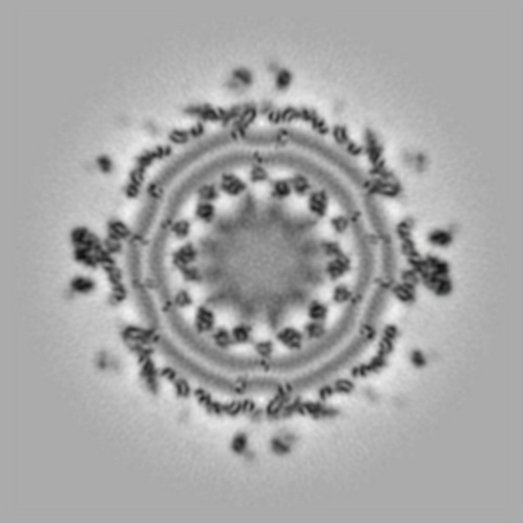
#> input picture Chapter_7-Fourier Transform-Modified-Kevin/Figures/fft1.png, 523 x 523 px, shrunk from 720 x 720 before the run, found by its file name
$ jupyter execute Chapter-7.ipynb   (older library calls are emulated)
#> lines starting #> are read from the running program, lines starting #| are printed output that depends on the picture; after the words box and inside, x2 and y2 are one past the last pixel; in counts of white or black regions, pixels touching at a corner belong together
# Chapter 7 Fourier Transform

## 7.3 Two-Dimensional Fourier Transform

### 7.3.1 Fast Fourier Transform using Python

[cell 1]
import cv2
import scipy.fftpack as fftim
import matplotlib.pyplot as plt
import numpy as np

from PIL import Image
# Opening the image and converting it to grayscale.
b = Image.open('../Figures/fft1.png').convert('L')
imgplot = plt.title('Input FFT')
imgplot = plt.imshow(b,cmap='gray')

[cell 2]
# Performing FFT.
c = abs(fftim.fft2(b))
# Shifting the Fourier frequency image.
d = fftim.fftshift(c)
# Converting the d to floating type and saving it
# as fft1_output.raw in Figures folder.
d.astype('float').tofile('../Figures/fft1_output.raw')

plt.title('Output FFT')
plt.savefig('../Figures/fft1_output.raw')
plt.show()

## 7.5 Filtering in the Frequency Domain

### 7.5.1 Ideal Lowpass Filter

[cell 3]
import cv2
import numpy, math
import matplotlib.pyplot as plt
import scipy.fftpack as fftim
from PIL import Image
#Opening the image and converting it to grayscale.
b = Image.open('../Figures/fft1.png').convert('L')
imgplot = plt.title('Input FFT')
imgplot = plt.imshow(b,cmap='gray')

[cell 4]
#Performing FFT.
c = fftim.fft2(b)
#Shifting the Fourier frequency image.
d = fftim.fftshift(c)
# Intializing variables for convolution function.
M = d.shape[0]
#> M = 523
N = d.shape[1]
#> N = 523
# H is defined and
# values in H are initialized to 1.
H = numpy.ones((M,N))
center1 = M/2
#> center1 = 261.5
center2 = N/2
#> center2 = 261.5
d_0 = 30.0 # cut-off radius

# Defining the convolution function for ILPF.
for i in range(1,M):
    for j in range(1,N):
        r1 = (i-center1)**2+(j-center2)**2
        # Euclidean distance from
        # origin is computed.
        r = math.sqrt(r1)
        # Using cut-off radius to eliminate
        # high frequency.
        if r > d_0:
            H[i,j] = 0.0
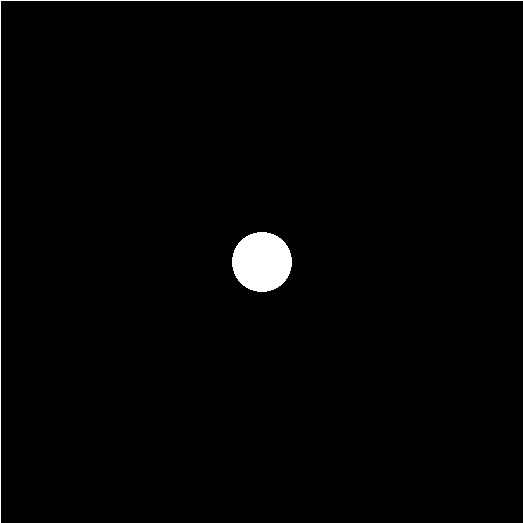
#> H: shape (523, 523) float64; values 0 (black) and 1 (white), 1.4% white; 2 white regions, box (x1, y1, x2, y2) and area: (232, 232, 292, 292) 2828, (0, 0, 523, 523) 1045
# Converting H to an image.
H = Image.fromarray(H)
# Performing the convolution.
con = d * H
# Computing the magnitude of the inverse FFT.
e = abs(fftim.ifft2(con))
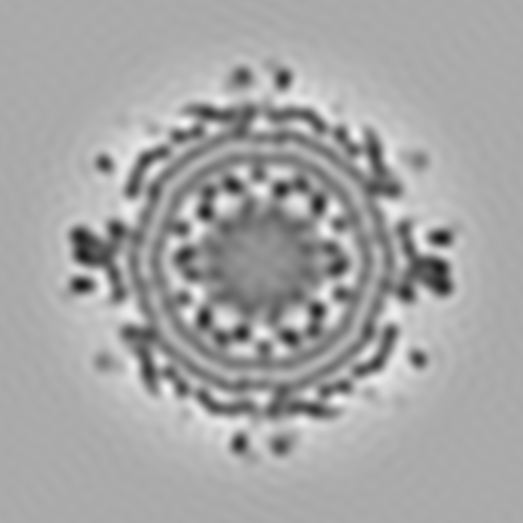
#> e: shape (523, 523) float64; min 23.7, max 244.7, mean 165.8


imgplot = plt.title('Output of ILPF')
imgplot = plt.imshow(b,cmap='gray')

### 7.5.2 Butterworth Lowpass Filter

[cell 5]
import numpy, math
import scipy.fftpack as fftim
from PIL import Image
import cv2
# Opening the image and converting it to grayscale.
b = Image.open('../Figures/fft1.png').convert('L')

imgplot = plt.title('Input')
imgplot = plt.imshow(b,cmap='gray')

[cell 6]
# Performing FFT.
c = fftim.fft2(b)
# Shifting the Fourier frequency image.
d = fftim.fftshift(c)
# Intializing variables for convolution function.
M = d.shape[0]
N = d.shape[1]
# H is defined and
# values in H are initialized to 1.
H = numpy.ones((M,N))
center1 = M/2
center2 = N/2
d_0 = 50.0 # cut-off radius
t1 = 1 # the order of BLPF
t2 = 2*t1
# Defining the convolution function for BLPF.
for i in range(1,M):
    for j in range(1,N):
        r1 = (i-center1)**2+(j-center2)**2
        # Euclidean distance from
        # origin is computed.
        r = math.sqrt(r1)
        # Using cut-off radius to
        # eliminate high frequency.
        if r > d_0:
            H[i,j] = 1/(1 + (r/d_0)**t1)
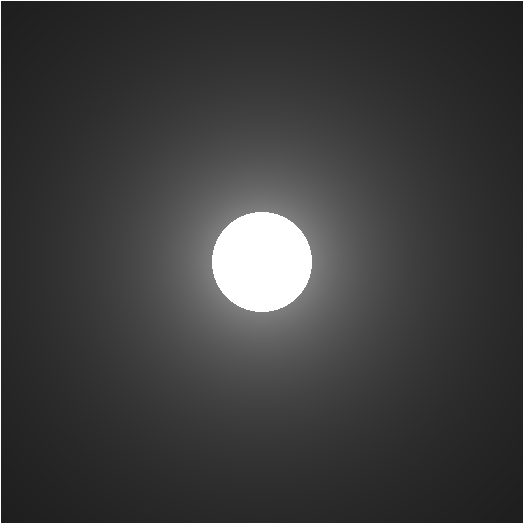
#> H: shape (523, 523) float64; min 0.12, max 1, mean 0.241

# Converting H to an image
H = Image.fromarray(H)
#> H: PIL image 523x523 F
# Performing the convolution.
con = d * H
# Computing the magnitude of the inverse FFT.
e = abs(fftim.ifft2(con))
# Show
imgplot = plt.title('Output BLPF')
imgplot = plt.imshow(e,cmap='gray')

### 7.5.3 Gaussian Lowpass Filter

[cell 7]
import numpy, math
import cv2
import scipy.fftpack as fftim
from PIL import Image
#Opening the image and converting it to grayscale.
b= Image.open('../Figures/fft1.png').convert('L')
# Show
imgplot = plt.title('Input')
imgplot = plt.imshow(b,cmap='gray')

[cell 8]
#Performing FFT.
c= fftim.fft2(b)
#Shifting the Fourier frequency image.
d= fftim.fftshift(c)
#Intializing variables for convolution function.
M= d.shape[0]
N = d.shape[1]
# H is defined and
# values in H are initialized to 1.
H = numpy.ones((M,N))
center1 = M/2
center2 = N/2
d_0 = 30.0 # cut-off radius
t1 = 2*d_0
# Defining the convolution function for GLPF
for i in range(1,M):
    for j in range(1,N):
        r1 = (i-center1)**2+(j-center2)**2
        # euclidean distance from
        # origin is computed
        r = math.sqrt(r1)
        # using cut-off radius to
        # eliminate high frequency
        if r > d_0:
            H[i,j] = math.exp(-r**2/t1**2)
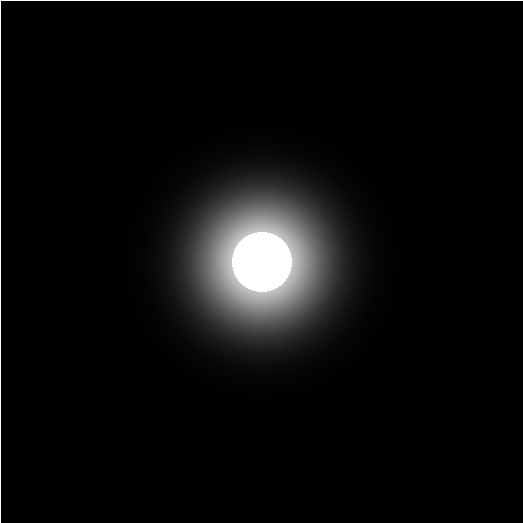
#> H: shape (523, 523) float64; min 4.24e-17, max 1, mean 0.0464
# Converting H to an image.
H = Image.fromarray(H)
#> H: PIL image 523x523 F
# Performing the convolution.
con = d * H
# Computing the magnitude of the inverse FFT.
e = abs(fftim.ifft2(con))
# Show
imgplot = plt.title('Output of GLPF')
imgplot = plt.imshow(e,cmap='gray')

[cell 9]
import cv2
import numpy, math
import scipy.fftpack as fftim
from PIL import Image
# Opening the image and converting it to grayscale.
a = Image.open('../Figures/endothelium.png').convert('LA')
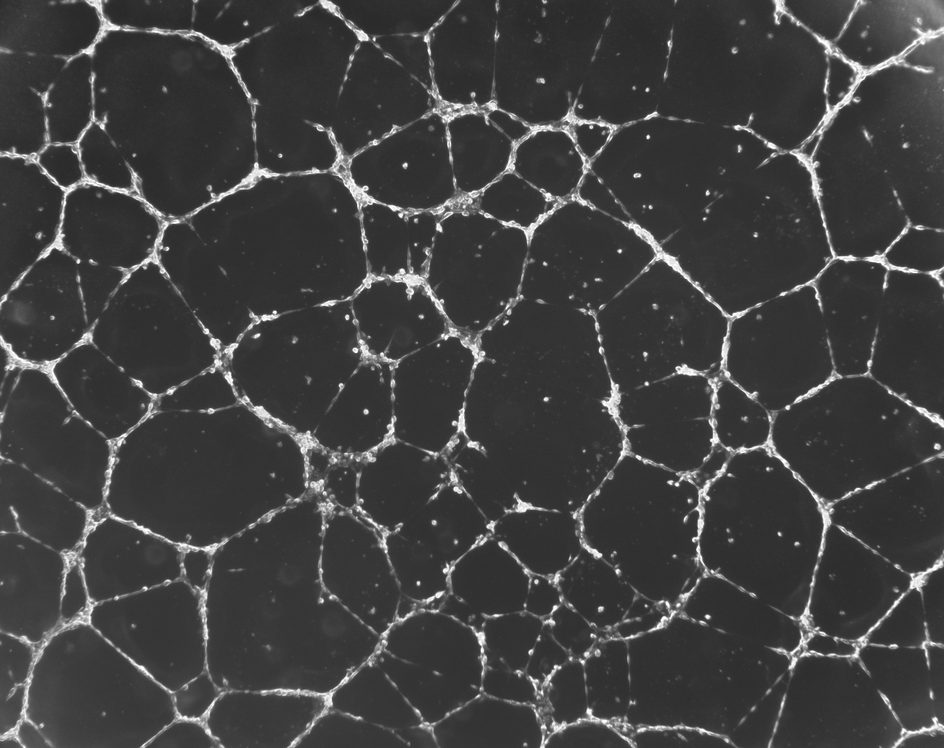
#> input picture Chapter-7 Fourier Transform/Figures/endothelium.png, 944 x 748 px, shrunk from 1300 x 1030 before the run
#> a is the input picture: PIL image 944x748 LA; mean R, G, B, A 65, 65, 65, 255
imgplot = plt.title('Input')
imgplot = plt.imshow(a)

### 7.5.4 Ideal Highpass Filter

[cell 10]
import cv2
import numpy, math
import scipy.fftpack as fftim
from PIL import Image
# Opening the image and converting it to grayscale
a = Image.open('../Figures/endothelium.png').convert('L')
#> a: PIL image 944x748 L
# Performing FFT.
b = fftim.fft2(a)
# shifting the Fourier frequency image
c = fftim.fftshift(b)
# intializing variables for convolution function
M = c.shape[0]
#> M = 748
N = c.shape[1]
#> N = 944
# H is defined and
# values in H are initialized to 1.
H = numpy.ones((M,N))
center1 = M/2
#> center1 = 374
center2 = N/2
#> center2 = 472
d_0 = 25.0 # cut-off radius
# Defining the convolution function for IHPF.
for i in range(1,M):
    for j in range(1,N):
        r1 = (i-center1)**2+(j-center2)**2
        # Euclidean distance from
        # origin is computed.
        r = math.sqrt(r1)
        # Using cut-off radius to
        # eliminate low frequency.
        if 0 < r < d_0:
            H[i,j] = 0.0
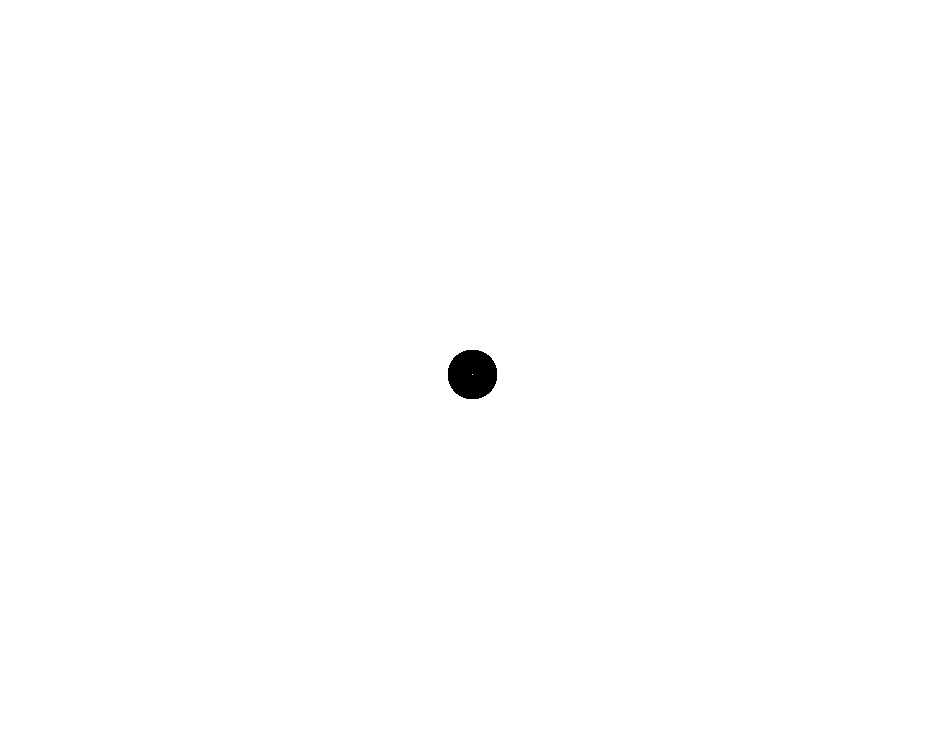
#> H: shape (748, 944) float64; values 0 (black) and 1 (white), 99.7% white; 1 black region, box (x1, y1, x2, y2) and area: (448, 350, 497, 399) 1940
# Performing the convolution.
con = c * H
# Computing the magnitude of the inverse FFT.
d = abs(fftim.ifft2(con))
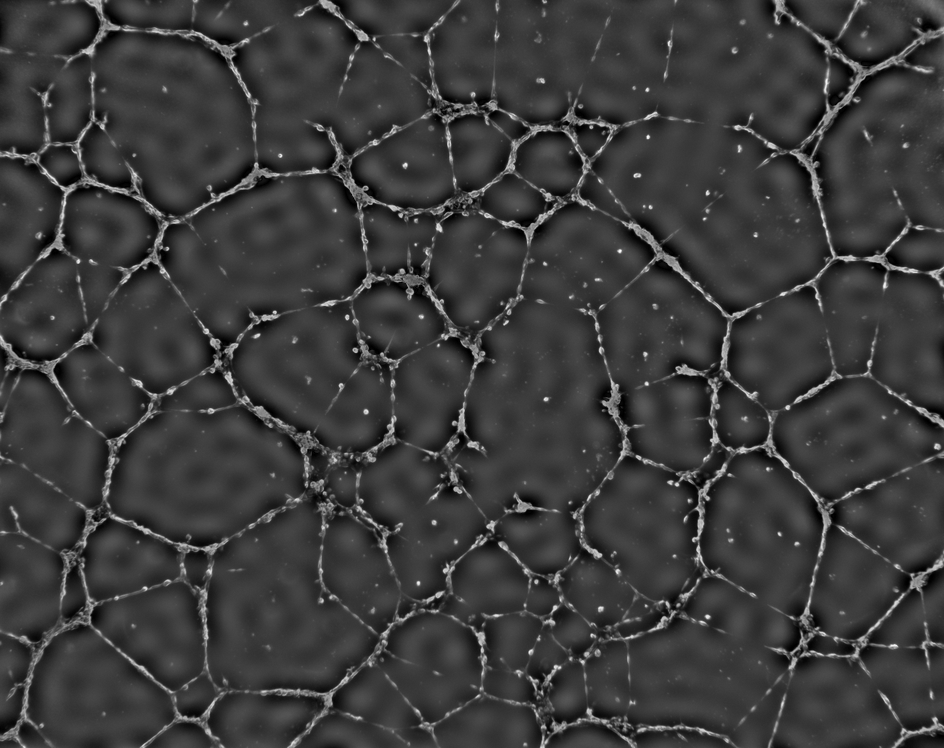
#> d: shape (748, 944) float64; min 0.000389, max 276.8, mean 65; drawn with min black and max white
imgplot = plt.title('IHF')
imgplot = plt.imshow(d,cmap='gray')

### 7.5.5 Butterworth Highpass Filter

[cell 11]
import cv2
import numpy, math
import scipy.misc
import scipy.fftpack as fftim
from PIL import Image
# Opening the image.
a = cv2.imread('../Figures/endothelium.png')
#> a: shape (748, 944, 3); min 40, max 255, mean 65
# Converting the image to grayscale.
b = cv2.cvtColor(a, cv2.COLOR_BGR2GRAY)
# Performing FFT.
c = fftim.fft2(b)
# Shifting the Fourier frequency image.
d = fftim.fftshift(c)
# Intializing variables for convolution function.
M = d.shape[0]
N = d.shape[1]
# H is defined and
# values in H are initialized to 1.
H = numpy.ones((M,N))
center1 = M/2
center2 = N/2
d_0 = 30.0 # cut-off radius
t1 = 1 # the order of BHPF
t2 = 2*t1
# Defining the convolution function for BHPF.
for i in range(1,M):
    for j in range(1,N):
        r1 = (i-center1)**2+(j-center2)**2
        # Euclidean distance from
        # origin is computed.
        r = math.sqrt(r1)
        # Using cut-off radius to
        # eliminate low frequency.
        if 0 < r < d_0:
            H[i,j] = 1/(1 + (r/d_0)**t2)
# Converting H to an image.
H = Image.fromarray(H)
#> H: PIL image 944x748 F
# performing the convolution
con = d * H
# computing the magnitude of the inverse FFT
e = abs(fftim.ifft2(con))
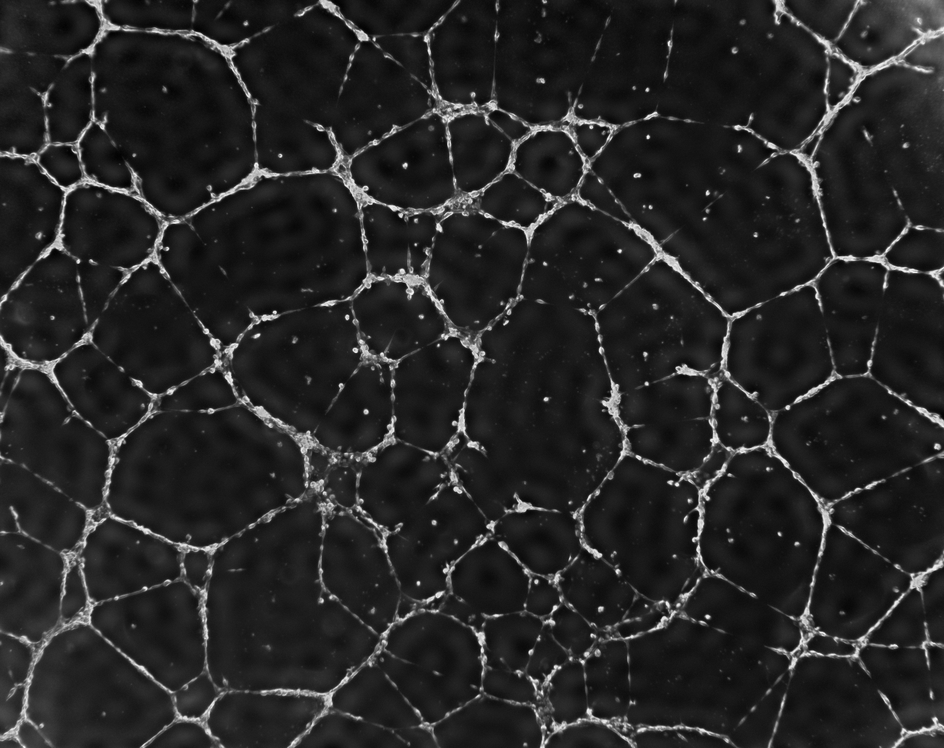
#> e: shape (748, 944) float64; min 29.71, max 261.7, mean 65; drawn with min black and max white
imgplot = plt.title('input')
imgplot = plt.imshow(a,cmap='gray')

[cell 12]
imgplot = plt.title('GHF')
imgplot = plt.imshow(e,cmap='gray')

### 7.5.6 Gaussian Highpass Filter

[cell 13]
import cv2
import numpy, math
import scipy.fftpack as fftim
from PIL import Image

# Opening the image and converting it to grayscale.
a = Image.open('../Figures/endothelium.png').convert('L')
# Performing FFT.
b = fftim.fft2(a)
# Shifting the Fourier frequency image.
c = fftim.fftshift(b)
# Intializing variables for convolution function.
M = c.shape[0]
N = c.shape[1]
# H is defined and values in H are initialized to 1.
H = numpy.ones((M,N))
center1 = M/2
center2 = N/2
d_0 = 30.0 # cut-off radius
t1 = 2*d_0
# Defining the convolution function for GHPF.
for i in range(1,M):
    for j in range(1,N):
        r1 = (i-center1)**2+(j-center2)**2
        # Euclidean distance from
        # origin is computed.
        r = math.sqrt(r1)
        # Using cut-off radius to
        # eliminate low frequency.
        if 0 < r < d_0:
            H[i,j] = 1 - math.exp(-r**2/t1**2)
#> H: shape (748, 944) float64
# Converting H to an image.
H = Image.fromarray(H)
#> H: PIL image 944x748 F
# Performing the convolution.
con = c * H
# Computing the magnitude of the inverse FFT.
e = abs(fftim.ifft2(con))
# Show
imgplot = plt.title('Input')
imgplot = plt.imshow(a,cmap='gray')

[cell 14]
# Show
imgplot = plt.title('output')
imgplot = plt.imshow(e,cmap='gray')

### 7.5.7 Bandpass Filter

#### A bandpass filter, as the name indicates, allows frequency from a band or range of values. All the frequencies from outside the band are set to zero. Similar to the lowpass and highpass filters, bandpass filters can be Ideal, Butterworth or Gaussian.

[cell 15]
import scipy.misc
import numpy, math
import scipy.fftpack as fftim
from PIL import Image
import cv2
# Opening the image and converting it to grayscale.
b = Image.open('../Figures/fft1.png').convert('LA')
#> b: PIL image 523x523 LA
# Show
imgplot = plt.title('Input of the IBPF')
imgplot = plt.imshow(b)

[cell 16]
b = Image.open('../Figures/fft1.png').convert('LA')
# Performing FFT.
c = fftim.fft2(b)
# Shifting the Fourier frequency image .
d = fftim.fftshift(c)
# Intializing variables for convolution function.
M = d.shape[0]
#> M = 523
N = d.shape[1]
#> N = 523
# H is defined and
# values in H are initialized to 1.
H = numpy.zeros((M,N))
center1 = M/2
#> center1 = 261.5
center2 = N/2
#> center2 = 261.5
d_0 = 25.0 # minimum cut-off radius
d_1 = 32.0 # maximum cut-off radius
# Defining the convolution function for bandpass
for i in range(1,M):
    for j in range(1,N):
        r1 = (i-center1)**2+(j-center2)**2
        # Euclidean distance from
        # origin is computed.
        r = math.sqrt(r1)
        # Using min and max cut-off to create
# the band or annulus.
    if r > d_0 and r < d_1:
        H[i,j] = 1.0
#> H: shape (523, 523) float64; every value is 0

# Converting H to an image.
H = Image.fromarray(H)
#> H: PIL image 523x523 F; every value is 0
# Performing the convolution.con = d * H
# Computing the magnitude of the inverse FFT.
e = abs(fftim.ifft2(con))
# Show
imgplot = plt.axis('off')
imgplot = plt.title('Output of the IBPF')
imgplot = plt.imshow(e,cmap='gray')
